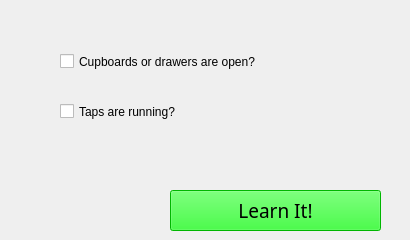
      <widget class="QWidget" name="tab_12">
       <attribute name="title">
        <string>Kitchen</string>
       </attribute>
       <widget class="QCheckBox" name="kitechCupboadsCheckBox">
        <property name="geometry">
         <rect>
          <x>60</x>
          <y>50</y>
          <width>341</width>
          <height>23</height>
         </rect>
        </property>
        <property name="text">
         <string>Cupboards or drawers are open?</string>
        </property>
       </widget>
       <widget class="QCheckBox" name="kitchenTapsCheckBox">
        <property name="geometry">
         <rect>
          <x>60</x>
          <y>100</y>
          <width>341</width>
          <height>23</height>
         </rect>
        </property>
        <property name="text">
         <string>Taps are running?</string>
        </property>
       </widget>
       <widget class="QPushButton" name="kitchenLearnItPushButton">
        <property name="geometry">
         <rect>
          <x>170</x>
          <y>190</y>
          <width>211</width>
          <height>41</height>
         </rect>
        </property>
        <property name="font">
         <font>
          <family>Sans Serif</family>
          <pointsize>14</pointsize>
          <weight>50</weight>
          <italic>false</italic>
          <bold>false</bold>
         </font>
        </property>
        <property name="styleSheet">
         <string notr="true">background-color: rgb(0, 255, 0);
color: rgb(0, 0, 0);</string>
        </property>
        <property name="text">
         <string>Learn It!</string>
        </property>
       </widget>
      </widget>
